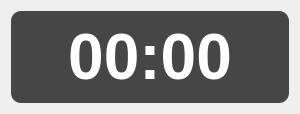
<?xml version="1.0" encoding="UTF-8"?>
<ui version="4.0">
 <class>TimerWidget</class>
 <widget class="QWidget" name="TimerWidget">
  <property name="geometry">
   <rect>
    <x>0</x>
    <y>0</y>
    <width>300</width>
    <height>100</height>
   </rect>
  </property>
  <property name="windowTitle">
   <string>Timer</string>
  </property>
  <layout class="QVBoxLayout" name="verticalLayout">
   <item>
    <widget class="QLabel" name="timerLabel">
     <property name="font">
      <font>
       <pointsize>48</pointsize>
       <weight>75</weight>
       <bold>true</bold>
      </font>
     </property>
     <property name="styleSheet">
      <string notr="true">color: white; background-color: rgba(0, 0, 0, 180); border-radius: 10px; padding: 10px;</string>
     </property>
     <property name="text">
      <string>00:00</string>
     </property>
     <property name="alignment">
      <set>Qt::AlignCenter</set>
     </property>
    </widget>
   </item>
  </layout>
 </widget>
 <resources/>
 <connections/>
</ui>
